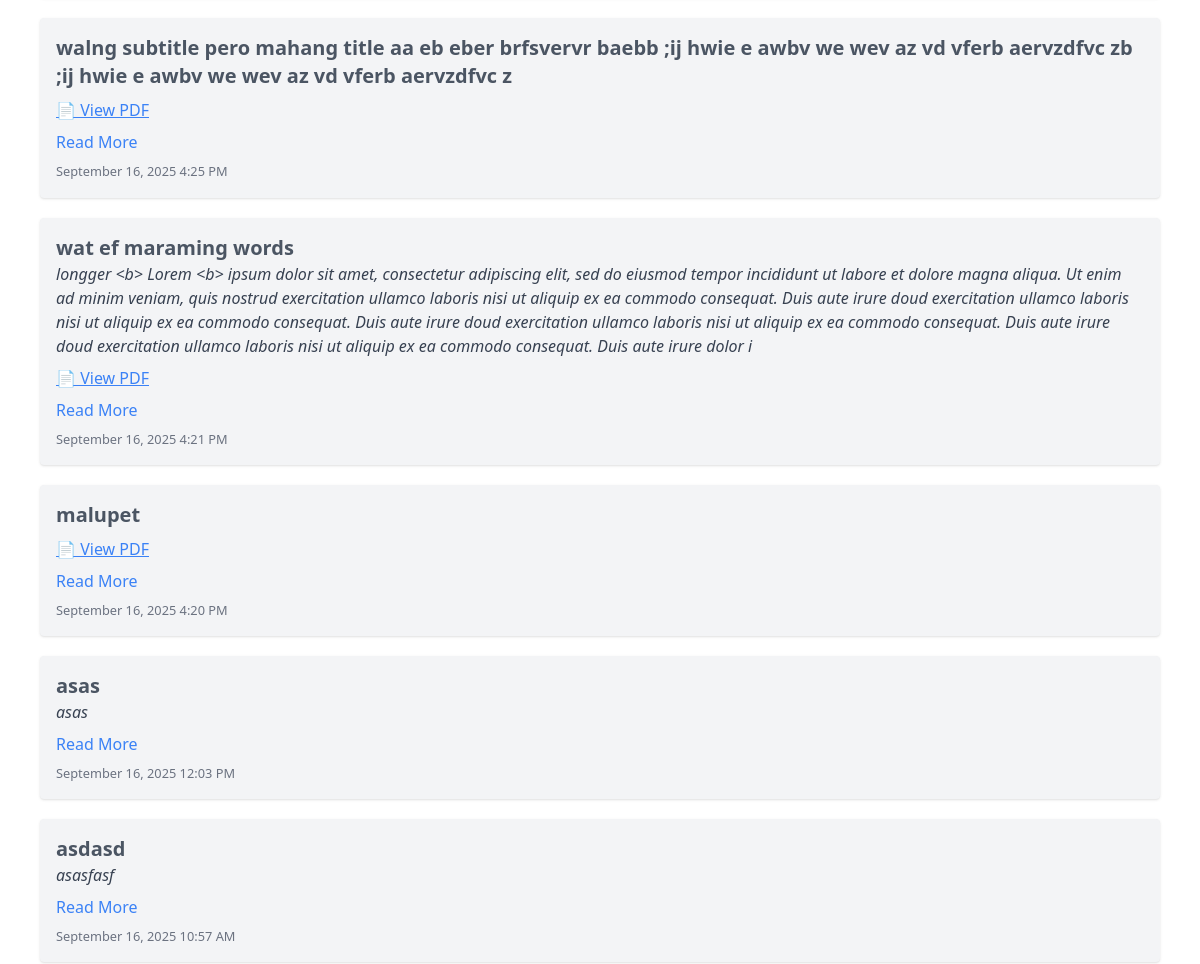
Page /di-gets-nu-gagawen/regulars/15thSB.php (middle part) on the earlier database version.
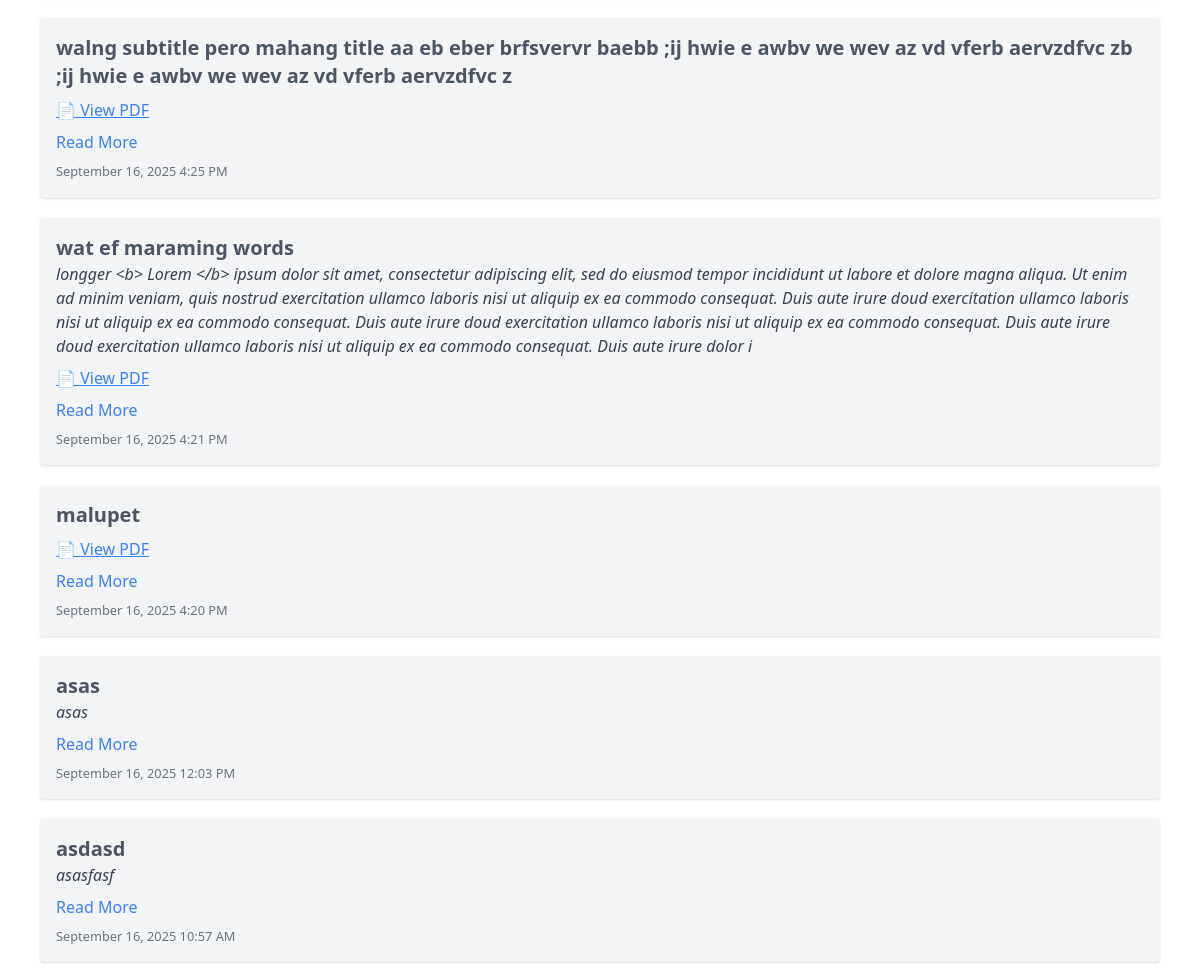
Same page on the later database version.
### tables this page shows
CREATE TABLE `content` (
  `id` int(11) NOT NULL,
  `category_id` int(11) DEFAULT NULL,
  `subcategory_id` int(11) DEFAULT NULL,
  `title` varchar(255) NOT NULL,
  `subtitle` text DEFAULT NULL,
  `pdf_path` varchar(255) DEFAULT NULL,
  `created_at` timestamp NOT NULL DEFAULT current_timestamp(),
  `updated_at` timestamp NULL DEFAULT current_timestamp() ON UPDATE current_timestamp()
);

### di-gets-nu-gagawen/regulars/15thSB.php (the view, shortened to what this page needs)
<?php include "../db.php"; ?>
<!DOCTYPE html>
<html lang="en">
<head>
    <script src="https://cdn.tailwindcss.com"></script>
    <link rel="stylesheet" href="https://cdnjs.cloudflare.com/ajax/libs/font-awesome/6.4.0/css/all.min.css">
</head>
<body class="bg-gray-100">
<section class="text-gray-600 bg-white body-font overflow-hidden">
<?php
$limit = 10;
$page_num = isset($_GET['p']) ? intval($_GET['p']) : 1;
$offset = ($page_num - 1) * $limit;
$subcategory_id = 1;
$res = $conn->query("SELECT * FROM content
                     WHERE subcategory_id = $subcategory_id
                     ORDER BY created_at DESC
                     LIMIT $limit OFFSET $offset");
$rows = [];
while($row = $res->fetch_assoc()) {
    $rows[] = $row;
}
foreach ($rows as $row):
?>
  <div class="bg-gray-100 shadow p-4 rounded mb-5 mx-10">
    <h2 class="text-xl font-bold"><?= htmlspecialchars($row['title']) ?></h2>
    <?php if (!empty($row['subtitle'])): ?>
        <h3 class="text-md text-gray-700 italic mb-2"><?= htmlspecialchars($row['subtitle']) ?></h3>
    <?php endif; ?>
    <?php if (!empty($row['pdf_path'])): ?>
       <a href="../<?= $row['pdf_path'] ?>" target="_blank" class="block text-blue-500 underline my-2">
            📄 View PDF
        </a>
    <?php endif; ?>
    <a href="../v/vw.php?id=<?= $row['id'] ?>" class="text-blue-500">Read More</a>
    <small class="text-gray-500 block mt-2">
        <?= date("F j, Y g:i A", strtotime($row['created_at'])) ?>
    </small>
  </div>
<?php endforeach; ?>
</section>
</body>
</html>

Differences in the rows shown:
changed content "wat ef maraming words": subtitle "longger <b> Lorem <b> ipsum dolor sit amet,…" → "longger <b> Lorem </b> ipsum dolor sit amet,…"
